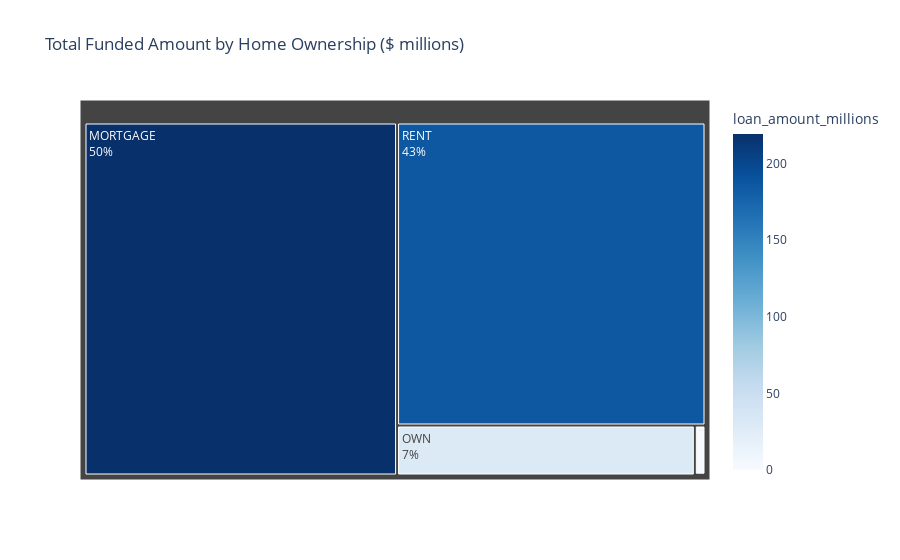

Here is the notebook cell this chart was saved with:
### Markdown cell above
## Home Owner ship by Funded Amount

### Code cell
home_funded =df.groupby('home_ownership')['loan_amount'].sum().reset_index()
home_funded['loan_amount_millions'] = home_funded['loan_amount']/1000000

fig = px.treemap(
    home_funded,
    path= ['home_ownership'] ,
    values = 'loan_amount_millions',
    color = 'loan_amount_millions',
    color_continuous_scale = 'Blues',
    title='Total Funded Amount by Home Ownership ($ millions)'
)
fig.update_traces(textinfo="label+percent parent")
fig.show()

### Figure 1 — Plotly figure (JSON) as saved in the notebook; plotly's stock layout.template omitted (floating-point values rounded to 4 significant figures)
{"data": [{"branchvalues": "total", "customdata": [[219.3], [0.0168], [1.045], [29.6], [185.8]], "domain": {"x": [0, 1], "y": [0, 1]}, "hovertemplate": "labels=%{label}<br>loan_amount_millions_sum=%{value}<br>parent=%{parent}<br>id=%{id}<br>loan_amount_millions=%{color}<extra></extra>", "ids": ["MORTGAGE", "NONE", "OTHER", "OWN", "RENT"], "labels": ["MORTGAGE", "NONE", "OTHER", "OWN", "RENT"], "marker": {"coloraxis": "coloraxis", "colors": [219.3, 0.0168, 1.045, 29.6, 185.8]}, "name": "", "parents": ["", "", "", "", ""], "textinfo": "label+percent parent", "type": "treemap", "values": [219.3, 0.0168, 1.045, 29.6, 185.8]}], "layout": {"coloraxis": {"colorbar": {"title": {"text": "loan_amount_millions"}}, "colorscale": [[0, "rgb(247,251,255)"], [0.125, "rgb(222,235,247)"], [0.25, "rgb(198,219,239)"], [0.375, "rgb(158,202,225)"], [0.5, "rgb(107,174,214)"], [0.625, "rgb(66,146,198)"], [0.75, "rgb(33,113,181)"], [0.875, "rgb(8,81,156)"], [1, "rgb(8,48,107)"]]}, "legend": {"tracegroupgap": 0}, "title": {"text": "Total Funded Amount by Home Ownership ($ millions)"}}}
